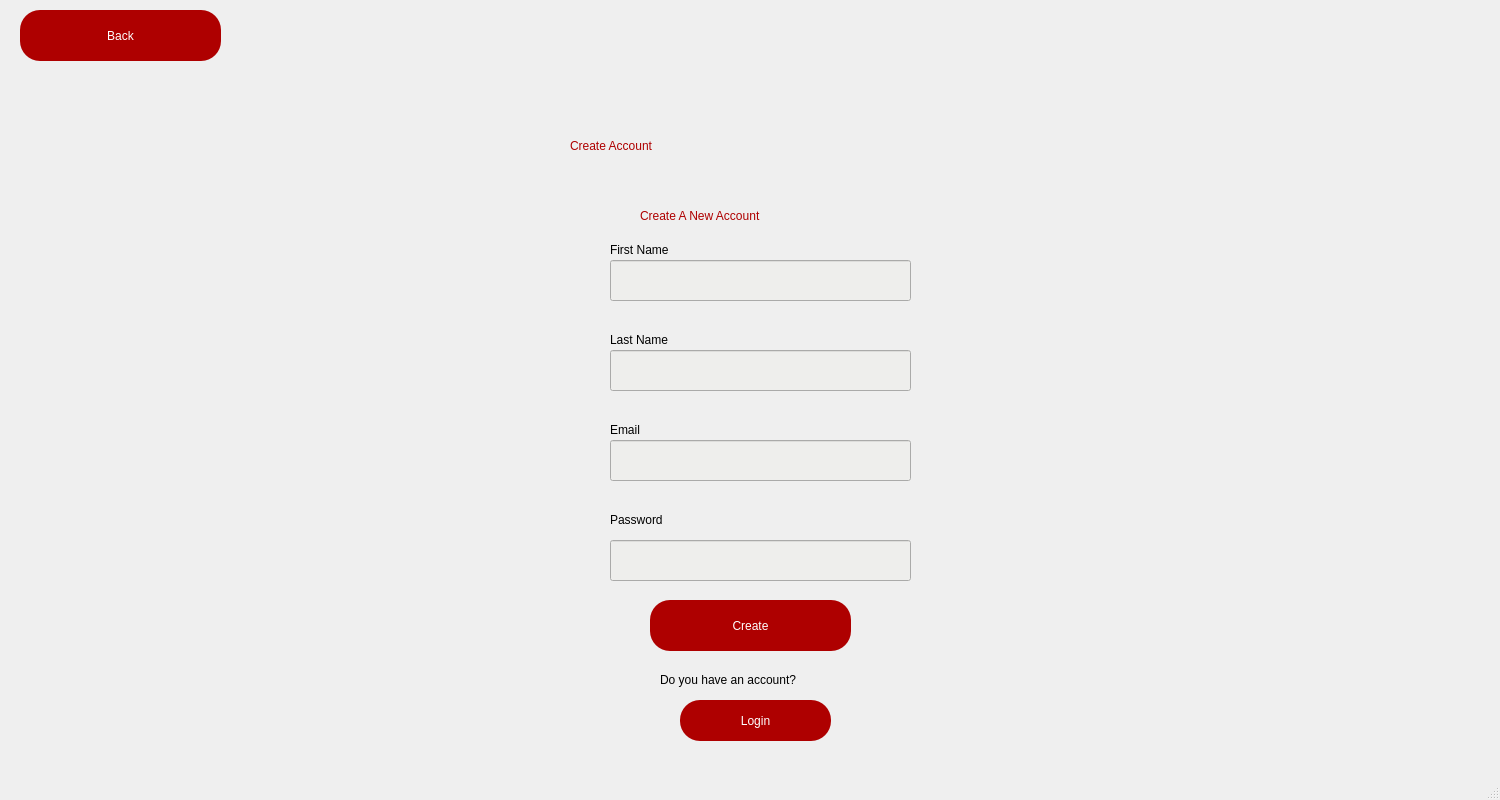
<?xml version="1.0" encoding="UTF-8"?>
<ui version="4.0">
 <class>MainWindow</class>
 <widget class="QMainWindow" name="MainWindow">
  <property name="geometry">
   <rect>
    <x>0</x>
    <y>0</y>
    <width>1500</width>
    <height>800</height>
   </rect>
  </property>
  <property name="windowTitle">
   <string>MainWindow</string>
  </property>
  <widget class="QWidget" name="centralwidget">
   <widget class="QPushButton" name="ph_create">
    <property name="geometry">
     <rect>
      <x>650</x>
      <y>600</y>
      <width>201</width>
      <height>51</height>
     </rect>
    </property>
    <property name="styleSheet">
     <string notr="true">border-radius:20px;
font: 12pt &quot;DejaVu Sans&quot;;color:rgb(255, 255, 255);
background-color:rgb(174,0,0);</string>
    </property>
    <property name="text">
     <string>Create</string>
    </property>
   </widget>
   <widget class="QLabel" name="label_3">
    <property name="geometry">
     <rect>
      <x>610</x>
      <y>420</y>
      <width>79</width>
      <height>19</height>
     </rect>
    </property>
    <property name="styleSheet">
     <string notr="true">font: 12pt &quot;DejaVu Sans&quot;;</string>
    </property>
    <property name="text">
     <string>Email</string>
    </property>
   </widget>
   <widget class="QLabel" name="label_4">
    <property name="geometry">
     <rect>
      <x>610</x>
      <y>510</y>
      <width>79</width>
      <height>19</height>
     </rect>
    </property>
    <property name="styleSheet">
     <string notr="true">font: 12pt &quot;DejaVu Sans&quot;;</string>
    </property>
    <property name="text">
     <string>Password</string>
    </property>
   </widget>
   <widget class="QLabel" name="label_5">
    <property name="geometry">
     <rect>
      <x>610</x>
      <y>240</y>
      <width>101</width>
      <height>19</height>
     </rect>
    </property>
    <property name="styleSheet">
     <string notr="true">font: 12pt &quot;DejaVu Sans&quot;;</string>
    </property>
    <property name="text">
     <string>First Name</string>
    </property>
   </widget>
   <widget class="QLabel" name="label_2">
    <property name="geometry">
     <rect>
      <x>640</x>
      <y>200</y>
      <width>251</width>
      <height>31</height>
     </rect>
    </property>
    <property name="styleSheet">
     <string notr="true">font: 16pt &quot;DejaVu Sans&quot;;color:rgb(174,0,0)</string>
    </property>
    <property name="text">
     <string>Create A New Account</string>
    </property>
   </widget>
   <widget class="QPushButton" name="ph_back">
    <property name="geometry">
     <rect>
      <x>20</x>
      <y>10</y>
      <width>201</width>
      <height>51</height>
     </rect>
    </property>
    <property name="styleSheet">
     <string notr="true">border-radius:20px;
font: 12pt &quot;DejaVu Sans&quot;;color:rgb(255, 255, 255);
background-color:rgb(174,0,0);</string>
    </property>
    <property name="text">
     <string>Back</string>
    </property>
   </widget>
   <widget class="QPushButton" name="loginPage">
    <property name="geometry">
     <rect>
      <x>680</x>
      <y>700</y>
      <width>151</width>
      <height>41</height>
     </rect>
    </property>
    <property name="styleSheet">
     <string notr="true">border-radius:20px;
font: 12pt &quot;DejaVu Sans&quot;;color:rgb(255, 255, 255);
background-color:rgb(174,0,0);</string>
    </property>
    <property name="text">
     <string>Login</string>
    </property>
   </widget>
   <widget class="QLabel" name="label">
    <property name="geometry">
     <rect>
      <x>570</x>
      <y>100</y>
      <width>381</width>
      <height>91</height>
     </rect>
    </property>
    <property name="styleSheet">
     <string notr="true">font: 36pt &quot;DejaVu Sans&quot;; color:rgb(174,0,0)</string>
    </property>
    <property name="text">
     <string>Create Account</string>
    </property>
   </widget>
   <widget class="QLabel" name="label_7">
    <property name="geometry">
     <rect>
      <x>660</x>
      <y>670</y>
      <width>211</width>
      <height>19</height>
     </rect>
    </property>
    <property name="text">
     <string>Do you have an account?</string>
    </property>
   </widget>
   <widget class="QLabel" name="label_6">
    <property name="geometry">
     <rect>
      <x>610</x>
      <y>330</y>
      <width>91</width>
      <height>19</height>
     </rect>
    </property>
    <property name="styleSheet">
     <string notr="true">font: 12pt &quot;DejaVu Sans&quot;;</string>
    </property>
    <property name="text">
     <string>Last Name</string>
    </property>
   </widget>
   <widget class="QLineEdit" name="ln_passwd">
    <property name="geometry">
     <rect>
      <x>610</x>
      <y>540</y>
      <width>301</width>
      <height>41</height>
     </rect>
    </property>
    <property name="styleSheet">
     <string notr="true">background-color:rgb(238, 238, 236);
font: 12pt &quot;DejaVu Sans&quot;;</string>
    </property>
   </widget>
   <widget class="QLineEdit" name="ln_firstname">
    <property name="geometry">
     <rect>
      <x>610</x>
      <y>260</y>
      <width>301</width>
      <height>41</height>
     </rect>
    </property>
    <property name="styleSheet">
     <string notr="true">background-color:rgb(238, 238, 236);
font: 12pt &quot;DejaVu Sans&quot;;</string>
    </property>
   </widget>
   <widget class="QLineEdit" name="ln_email">
    <property name="geometry">
     <rect>
      <x>610</x>
      <y>440</y>
      <width>301</width>
      <height>41</height>
     </rect>
    </property>
    <property name="styleSheet">
     <string notr="true">background-color:rgb(238, 238, 236);
font: 12pt &quot;DejaVu Sans&quot;;</string>
    </property>
   </widget>
   <widget class="QLineEdit" name="ln_lastname">
    <property name="geometry">
     <rect>
      <x>610</x>
      <y>350</y>
      <width>301</width>
      <height>41</height>
     </rect>
    </property>
    <property name="styleSheet">
     <string notr="true">background-color:rgb(238, 238, 236);
font: 12pt &quot;DejaVu Sans&quot;;</string>
    </property>
   </widget>
  </widget>
  <widget class="QMenuBar" name="menubar">
   <property name="geometry">
    <rect>
     <x>0</x>
     <y>0</y>
     <width>1500</width>
     <height>22</height>
    </rect>
   </property>
  </widget>
  <widget class="QStatusBar" name="statusbar"/>
 </widget>
 <resources/>
 <connections/>
</ui>
